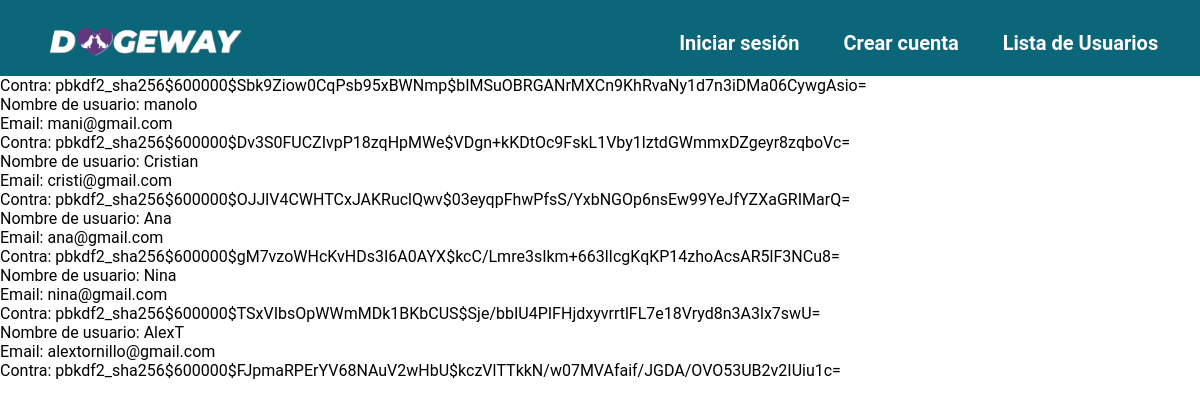
Before: /lista/ with the older database file.
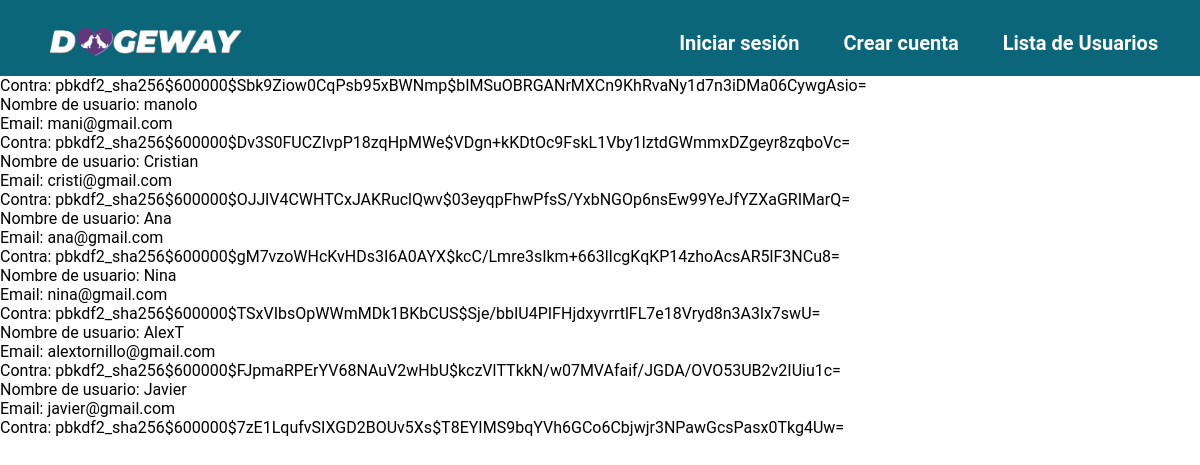
After: the same page with the newer database file.
### main_app/models.py (models this page shows, shortened)
class Usuario(AbstractUser):
    fotografia = models.ImageField(upload_to='usuarios/', null=True, blank=True)
    telefono = models.CharField(max_length=20)
    fecha_de_nacimiento = models.DateField()
    direccion = models.CharField(max_length=100)
    fotografia_identificacion = models.ImageField(upload_to='identificaciones/', null=True, blank=True)
    verificado = models.BooleanField(default=False)
    groups = models.ManyToManyField('auth.Group', related_name='usuarios')
    user_permissions = models.ManyToManyField('auth.Permission', related_name='usuarios')

### main_app/views.py (the view)
# urls.py: path('lista/', views.ListaUsuariosView.as_view(), name='lista de usuarios'),
class ListaUsuariosView(ListView):
    model = Usuario
    template_name = 'lista.html'  # Reemplaza 'tu_app' con el nombre de tu aplicación
    context_object_name = 'usuarios'

### main_app/templates/lista.html
{% include "layouts/base.html" %}
{% block content %}
<h1>Lista de Usuarios</h1>
<ul>
    {% for usuario in usuarios %}
        <li>
            Nombre de usuario: {{ usuario.username }}<br>
            Email: {{ usuario.email }}<br>
            Contra: {{ usuario.password}}<br>
        </li>
    {% endfor %}
</ul>
{% endblock content %}

### main_app/templates/layouts/base.html (shortened to what this page needs)
{% load static %}
<!DOCTYPE html>
<html lang="en">
<head>
    {% load static %}
    <link rel="stylesheet" href="{% static 'css/base.css' %}">
</head>
<body>
    <header>
        <nav>
            <div class="logo">
                <a href="{% url 'home' %}">
                    <img src="{% static 'imagenes/LOGO.png' %}" alt="Dogeway Logo">
                </a>
            </div>
            <ul>
                {% if user.is_authenticated and user.verificado %}
                    <li>Hola {{ user.username }}</li>
                    {% if mascota_seleccionada %}
                        <li>Mascota Seleccionada: <a href="{% url 'Match' %}">{{ mascota_seleccionada.nombre }}</a></li>
                    {% endif %}
                    <li><a href="{% url 'logout' %}?next={% url 'home' %}" id="logout-link">Cerrar sesión</a></li>
                {% else %}
                    <li><a href="{% url 'login' %}">Iniciar sesión</a></li>
                    <li><a href="{% url 'signup' %}">Crear cuenta</a></li>
                {% endif %}
                <li><a href="{% url 'lista de usuarios' %}">Lista de Usuarios</a></li>
            </ul>
        </nav>
    </header>
</body>
</html>

### main_app/static/css/base.css (style rules this page uses)
* { margin: 0; padding: 0; box-sizing: border-box; text-decoration: none; font-family: 'Roboto', sans-serif; }
header { background-color: #0B667A; position: fixed; top: 0; left: 0; width: 100%; padding: 10px; z-index: 100; }
header nav { display: flex; align-items: center; justify-content: space-between; font-weight: bold; padding-top: 10px; padding-left: 3%; padding-right: 1%; }
header nav ul li { display: inline-block; padding: 0px 20px; }
header nav ul li a { color: white; font-size: 20px; }
header nav .logo { display: flex; align-items:center; position: relative; z-index: 1; }
header nav .logo img { width: 200px; }

Changed rows visible on the page:
added Usuario: username "Javier", email "javier@gmail.com", password "pbkdf2_sha256$600000$7zE1LqufvSIXGD2BOUv5Xs$T8EYIMS9bqYVh6GCo6Cbjwjr3NPawGcsPasx0Tkg4Uw="
